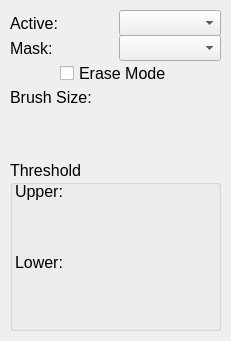
<?xml version="1.0" encoding="UTF-8"?>
<ui version="4.0">
 <class>PaintBrushTool</class>
 <widget class="QWidget" name="PaintBrushTool">
  <property name="geometry">
   <rect>
    <x>0</x>
    <y>0</y>
    <width>231</width>
    <height>341</height>
   </rect>
  </property>
  <property name="font">
   <font>
    <pointsize>12</pointsize>
   </font>
  </property>
  <property name="windowTitle">
   <string>Form</string>
  </property>
  <widget class="QWidget" name="layoutWidget">
   <property name="geometry">
    <rect>
     <x>10</x>
     <y>60</y>
     <width>211</width>
     <height>27</height>
    </rect>
   </property>
   <layout class="QHBoxLayout" name="eraseHLayout">
    <item>
     <spacer name="eraseHSpacer_left">
      <property name="orientation">
       <enum>Qt::Horizontal</enum>
      </property>
      <property name="sizeHint" stdset="0">
       <size>
        <width>40</width>
        <height>20</height>
       </size>
      </property>
     </spacer>
    </item>
    <item>
     <widget class="QCheckBox" name="eraseCheckBox">
      <property name="text">
       <string>Erase Mode</string>
      </property>
     </widget>
    </item>
    <item>
     <spacer name="eraseHSpacer_right">
      <property name="orientation">
       <enum>Qt::Horizontal</enum>
      </property>
      <property name="sizeHint" stdset="0">
       <size>
        <width>40</width>
        <height>20</height>
       </size>
      </property>
     </spacer>
    </item>
   </layout>
  </widget>
  <widget class="QWidget" name="layoutWidget_2">
   <property name="geometry">
    <rect>
     <x>10</x>
     <y>10</y>
     <width>211</width>
     <height>26</height>
    </rect>
   </property>
   <layout class="QHBoxLayout" name="activeHLayout">
    <item>
     <widget class="QLabel" name="activeLabel">
      <property name="text">
       <string>Active:</string>
      </property>
     </widget>
    </item>
    <item>
     <widget class="QComboBox" name="activeComboBox"/>
    </item>
   </layout>
  </widget>
  <widget class="QWidget" name="layoutWidget_4">
   <property name="geometry">
    <rect>
     <x>10</x>
     <y>35</y>
     <width>211</width>
     <height>26</height>
    </rect>
   </property>
   <layout class="QHBoxLayout" name="maskHLayout">
    <item>
     <widget class="QLabel" name="maskLabel">
      <property name="text">
       <string>Mask:</string>
      </property>
     </widget>
    </item>
    <item>
     <widget class="QComboBox" name="maskComboBox"/>
    </item>
   </layout>
  </widget>
  <widget class="QWidget" name="layoutWidget_5">
   <property name="geometry">
    <rect>
     <x>10</x>
     <y>86</y>
     <width>211</width>
     <height>22</height>
    </rect>
   </property>
   <layout class="QHBoxLayout" name="brushHLayout">
    <property name="spacing">
     <number>0</number>
    </property>
    <item>
     <widget class="QLabel" name="brushLabel">
      <property name="text">
       <string>Brush Size:</string>
      </property>
     </widget>
    </item>
    <item>
     <spacer name="brushHSpacer">
      <property name="orientation">
       <enum>Qt::Horizontal</enum>
      </property>
      <property name="sizeHint" stdset="0">
       <size>
        <width>118</width>
        <height>20</height>
       </size>
      </property>
     </spacer>
    </item>
   </layout>
  </widget>
  <widget class="QGroupBox" name="thresholdGroupBox">
   <property name="geometry">
    <rect>
     <x>10</x>
     <y>160</y>
     <width>211</width>
     <height>171</height>
    </rect>
   </property>
   <property name="title">
    <string>Threshold</string>
   </property>
   <property name="flat">
    <bool>false</bool>
   </property>
   <widget class="QWidget" name="layoutWidget_6">
    <property name="geometry">
     <rect>
      <x>5</x>
      <y>112</y>
      <width>201</width>
      <height>51</height>
     </rect>
    </property>
    <layout class="QHBoxLayout" name="lowerHLayout_bottom"/>
   </widget>
   <widget class="QWidget" name="layoutWidget_7">
    <property name="geometry">
     <rect>
      <x>5</x>
      <y>41</y>
      <width>201</width>
      <height>51</height>
     </rect>
    </property>
    <layout class="QHBoxLayout" name="upperHLayout_bottom"/>
   </widget>
   <widget class="QWidget" name="layoutWidget_8">
    <property name="geometry">
     <rect>
      <x>5</x>
      <y>20</y>
      <width>201</width>
      <height>22</height>
     </rect>
    </property>
    <layout class="QHBoxLayout" name="upperHLayout_top">
     <item>
      <widget class="QLabel" name="upperLabel">
       <property name="text">
        <string>Upper:</string>
       </property>
      </widget>
     </item>
     <item>
      <spacer name="upperHSpacer">
       <property name="orientation">
        <enum>Qt::Horizontal</enum>
       </property>
       <property name="sizeHint" stdset="0">
        <size>
         <width>40</width>
         <height>20</height>
        </size>
       </property>
      </spacer>
     </item>
    </layout>
   </widget>
   <widget class="QWidget" name="layoutWidget_9">
    <property name="geometry">
     <rect>
      <x>5</x>
      <y>91</y>
      <width>201</width>
      <height>22</height>
     </rect>
    </property>
    <layout class="QHBoxLayout" name="lowerHLayout_top">
     <item>
      <widget class="QLabel" name="lowerLabel">
       <property name="text">
        <string>Lower:</string>
       </property>
      </widget>
     </item>
     <item>
      <spacer name="lowerHSpacer">
       <property name="orientation">
        <enum>Qt::Horizontal</enum>
       </property>
       <property name="sizeHint" stdset="0">
        <size>
         <width>40</width>
         <height>20</height>
        </size>
       </property>
      </spacer>
     </item>
    </layout>
   </widget>
  </widget>
  <widget class="QWidget" name="layoutWidget">
   <property name="geometry">
    <rect>
     <x>10</x>
     <y>107</y>
     <width>211</width>
     <height>51</height>
    </rect>
   </property>
   <layout class="QVBoxLayout" name="verticalLayout">
    <property name="spacing">
     <number>0</number>
    </property>
    <property name="sizeConstraint">
     <enum>QLayout::SetDefaultConstraint</enum>
    </property>
   </layout>
  </widget>
 </widget>
 <resources/>
 <connections/>
</ui>
